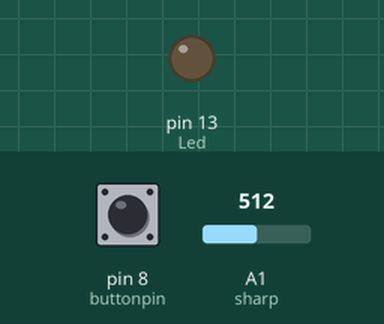
Bench run of a sketch on a simulated Arduino Uno, built with avr-gcc and run on an emulated ATmega328P. On the bench: output pins drawn as LEDs (lit = HIGH). The inputs (shaded band) are chosen by the test bench; at power-on: pin 8 (buttonpin) LOW, A1 (sharp) = 512. What the sketch prints to the serial monitor is not drawn.

Above: at 1.2 s.
1.3 s: pin 8 (buttonpin) pulled HIGH for 0.15 s
At 1.37 s:
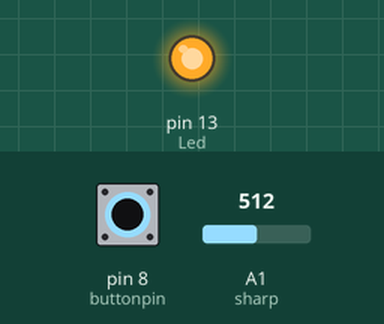
2.9 s: pin 8 (buttonpin) pulled HIGH for 3.2 s
At 6.6 s:
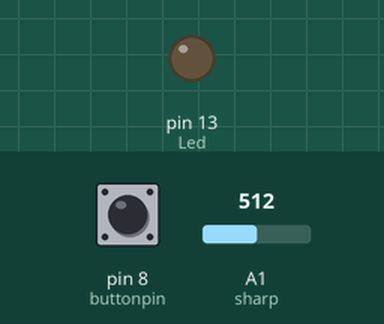
Timing chart, 0 to 8.1 s (numbered marks = the images above; inputs shaded):
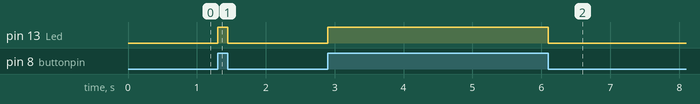

The sketch:

TestingInfrared.ino
```cpp
int Led = 13 ;// define LED Interface
int buttonpin = 8; // define the obstacle avoidance sensor interface
int val ;// define numeric variables val
int val2;
int sharp =A1;
void setup ()
{
  pinMode (Led, OUTPUT) ;// define LED as output interface
  pinMode (buttonpin, INPUT) ;// define the obstacle avoidance sensor output interface
  Serial.begin(115200);
}
void loop ()
{
  val = digitalRead (buttonpin) ;// digital interface will be assigned a value of 3 to read val
  if (val == HIGH) // When the obstacle avoidance sensor detects a signal, LED flashes
  {
    digitalWrite (Led, HIGH);
  }
  else
  {
    digitalWrite (Led, LOW);
  }
//  Serial.println(val);

  val2 = analogRead(sharp);
  Serial.println(val2);


}
```

Measured:
- after the input at 1.3 s, pin 13 (Led): LOW → HIGH at once, → LOW 0.15 s later
- after the input at 2.9 s, pin 13 (Led): LOW → HIGH at once, → LOW 3.2 s later
